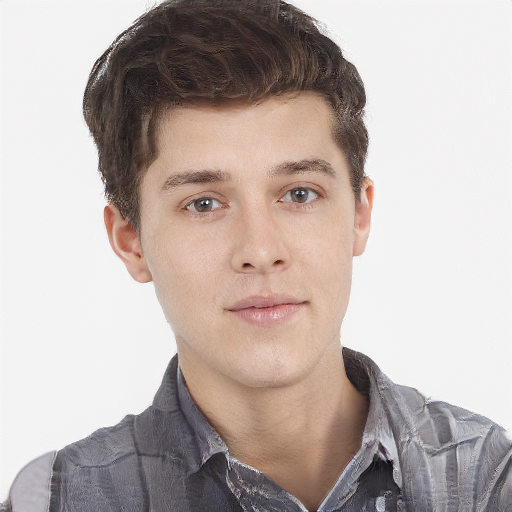
#> input picture upload_images/AI_face.png, 512 x 512 px, found by its file name
$ python -i image_process.py   (imports and definitions only)
#> lines starting #> are read from the running program, lines starting #| are printed output that depends on the picture
#!/usr/bin/env python
# -*- cording: utf-8 -*-
#インポート
import os
import sys
import time
import subprocess
import cv2
from watchdog.events import FileSystemEventHandler
from watchdog.observers import Observer

#グレースケール
# [34 lines left out: functions gray, canny, face_detection, not called in this run]

#モザイク
def mosaic(filename):

#> called with filename = 'upload_images/AI_face.png'
    face_cascade_path = 'haarcascade_frontalface_default.xml'

    face_cascade = cv2.CascadeClassifier(face_cascade_path)

    src = cv2.imread("./upload_images/" + filename)
#> src is the input picture: shape (512, 512, 3); mean B, G, R 173.7, 178.1, 190.3
    src_gray = cv2.cvtColor(src, cv2.COLOR_BGR2GRAY)
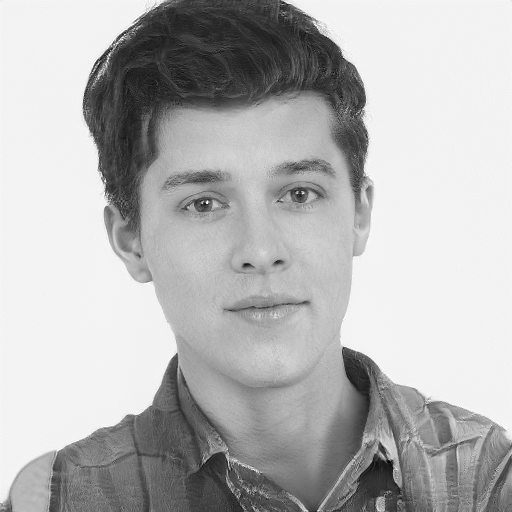
#> src_gray: shape (512, 512); min 2, max 255, mean 181.2

    faces = face_cascade.detectMultiScale(src_gray)
#> faces = [[116, 90, 276, 276]]

    ratio = 0.05

    for x, y, w, h in faces:
        small = cv2.resize(src[y: y + h, x: x + w], None, fx=ratio, fy=ratio, interpolation=cv2.INTER_NEAREST)
        src[y: y + h, x: x + w] = cv2.resize(small, (w, h), interpolation=cv2.INTER_NEAREST)
#> this loop made 1 pass
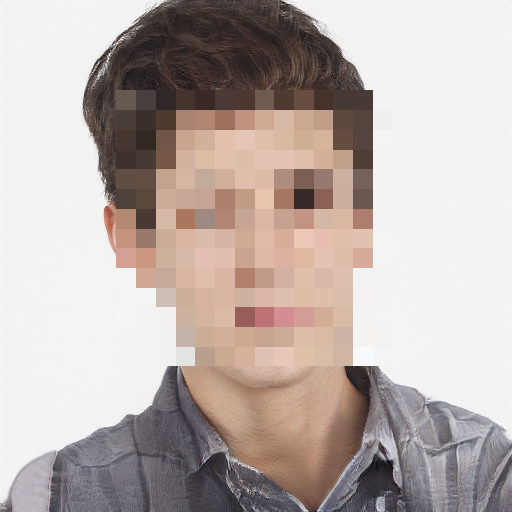
#> src: shape (512, 512, 3); mean B, G, R 172, 176.4, 188.5

    cv2.imwrite("./output_mosaic_images/" + filename, src)

class ChangeHandler(FileSystemEventHandler):

    #ファイル・フォルダ作成
    # [59 lines left out: functions on_created, on_modified, not called in this run]

    #ファイル・フォルダが移動
    def on_moved(self, event):
        pass

    #ファイル・フォルダ削除
    def on_deleted(self, event):
        pass

# [28 lines not run here, left out]

>>> result = mosaic('upload_images/AI_face.png')
